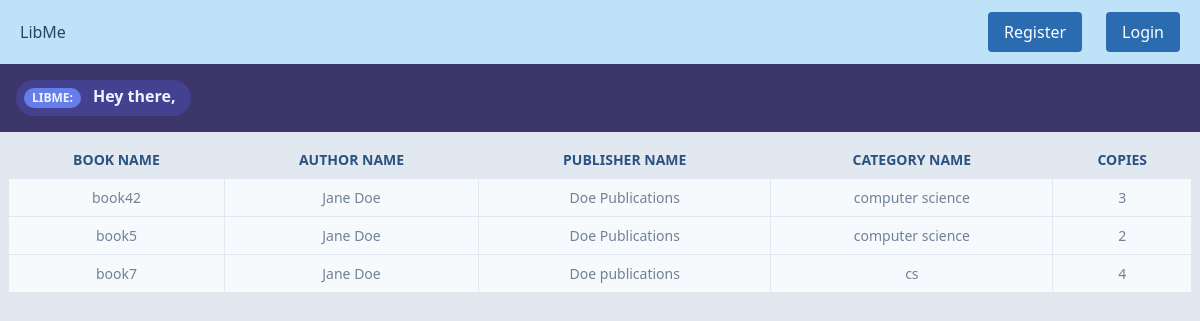
The page /client/listbooks.php on the database its author committed.
### tables this page shows
CREATE TABLE `books` (
  `B_NO` int(11) NOT NULL,
  `ISBN` int(13) DEFAULT NULL,
  `BOOK_NAME` varchar(100) DEFAULT NULL,
  `AUTHOR` varchar(100) DEFAULT NULL,
  `PUBLISHER_NAME` varchar(50) DEFAULT NULL,
  `CATEGORY_NAME` varchar(30) DEFAULT NULL,
  `COPIES` int(12) DEFAULT NULL,
  `AVAILABLE_COPIES` int(12) DEFAULT NULL
);

### client/auth/user-features.php (called while the page is built, shortened)
<?php
function listBooks($conn)
{
    $sql = "SELECT * FROM books;";
    $stmt = mysqli_stmt_init($conn);
    if (!mysqli_stmt_prepare($stmt, $sql)) {
        $er_msg = mysqli_stmt_error($stmt);
        header("location: ../listbooks.php?error=$er_msg");
        exit();
    }
    mysqli_stmt_execute($stmt);
    $resultData = mysqli_stmt_get_result($stmt);
    return $resultData;
}

### client/listbooks.php (the view, shortened to what this page needs)
<?php
include_once 'header.php';
include_once '../server/db_connect.php';
include_once 'auth/user-features.php';
?>
<div class="flex justify-between bg-indigo-900 py-4 lg:px-4">
    <div class="p-2 bg-indigo-800 text-indigo-100 leading-none lg:rounded-full flex lg:inline-flex" role="alert">
        <span class="flex rounded-full bg-indigo-500 uppercase px-2 py-1 text-xs font-bold mr-3">LibMe:</span>
        <span class="font-semibold mr-2 text-left flex-auto">Hey there, <?php echo $_SESSION["name"] ?></span>
    </div>
</div>
<?php
if ($books = listBooks($conn)) {
?>
    <div class="table w-full p-2">
        <table class="w-full border">
            <thead>
                <tr class="bg-gray-50 border-b">
                    <th class="p-2 border-r cursor-pointer text-sm text-blue-800">
                        <div class="flex items-center justify-center">
                            BOOK NAME
                        </div>
                    </th>
                    <th class="p-2 border-r cursor-pointer text-sm text-blue-800">
                        <div class="flex items-center justify-center">
                            AUTHOR NAME
                        </div>
                    </th>
                    <th class="p-2 border-r cursor-pointer text-sm text-blue-800">
                        <div class="flex items-center justify-center">
                            PUBLISHER NAME
                        </div>
                    </th>
                    <th class="p-2 border-r cursor-pointer text-sm text-blue-800">
                        <div class="flex items-center justify-center">
                            CATEGORY NAME
                        </div>
                    </th>
                    <th class="p-2 border-r cursor-pointer text-sm  text-blue-800">
                        <div class="flex items-center justify-center">
                            COPIES
                        </div>
                    </th>
                </tr>
            </thead>
            <tbody>
                <?php while ($book = mysqli_fetch_assoc($books)) { ?>
                    <tr class="bg-gray-100 text-center border-b text-sm text-gray-600">
                        <td class="p-2 border-r"><?php echo $book['BOOK_NAME']; ?></td>
                        <td class="p-2 border-r"><?php echo $book['AUTHOR']; ?></td>
                        <td class="p-2 border-r"><?php echo $book['PUBLISHER_NAME']; ?></td>
                        <td class="p-2 border-r"><?php echo $book['CATEGORY_NAME']; ?></td>
                        <td class="p-2 border-r"><?php echo $book['COPIES']; ?></td>
                    </tr>
                <?php } ?>
            </tbody>
        </table>
    </div>
<?php
}
?>
<?php
include_once 'footer.php';
?>

### rows shown on the page
books: BOOK_NAME "book42", AUTHOR "Jane Doe", PUBLISHER_NAME "Doe Publications", CATEGORY_NAME "computer science", COPIES "3"
books: BOOK_NAME "book5", AUTHOR "Jane Doe", PUBLISHER_NAME "Doe Publications", CATEGORY_NAME "computer science", COPIES "2"
books: BOOK_NAME "book7", AUTHOR "Jane Doe", PUBLISHER_NAME "Doe publications", CATEGORY_NAME "cs", COPIES "4"
